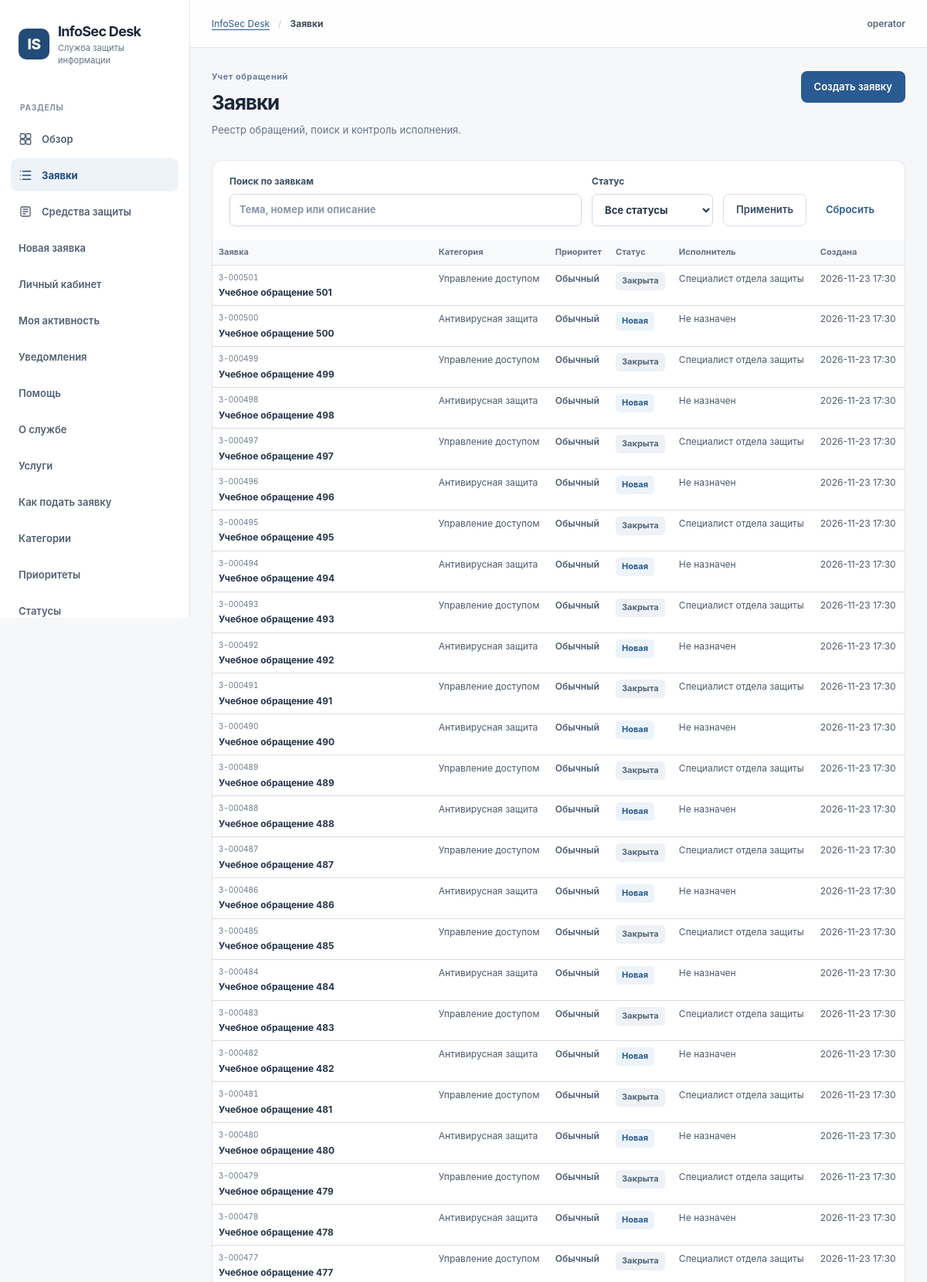
Page /tickets (signed in, upper part) on the committed database.
### tables this page shows
CREATE TABLE users (
    id INTEGER PRIMARY KEY,
    username TEXT NOT NULL UNIQUE COLLATE NOCASE,
    full_name TEXT NOT NULL,
    password_hash TEXT NOT NULL,
    role TEXT NOT NULL CHECK (role IN ('requester', 'operator', 'admin')),
    active INTEGER NOT NULL DEFAULT 1 CHECK (active IN (0, 1)),
    created_at TEXT NOT NULL DEFAULT (datetime('now'))
);

CREATE TABLE tickets (
    id INTEGER PRIMARY KEY,
    title TEXT NOT NULL,
    description TEXT NOT NULL,
    category TEXT NOT NULL CHECK (category IN
       ('access', 'antivirus', 'network', 'crypto', 'backup', 'other')),
    priority TEXT NOT NULL CHECK (priority IN ('low', 'normal', 'high', 'critical')),
    status TEXT NOT NULL DEFAULT 'new' CHECK (status IN
       ('new', 'in_progress', 'on_hold', 'resolved', 'closed')),
    asset_id INTEGER REFERENCES assets(id) ON DELETE RESTRICT,
    author_id INTEGER NOT NULL REFERENCES users(id) ON DELETE RESTRICT,
    assignee_id INTEGER REFERENCES users(id) ON DELETE SET NULL,
    created_at TEXT NOT NULL DEFAULT (datetime('now')),
    updated_at TEXT NOT NULL DEFAULT (datetime('now')),
    closed_at TEXT,
    resolved_at TEXT,
    due_at TEXT
);

### src/infosec_desk/web.py (the view)
    @app.get("/tickets")
    def tickets_page():
        user = require_user()
        status = request.args.get("status", "")
        q = request.args.get("q", "")
        return show(
            "tickets.html",
            "Заявки",
            tickets=service.list_tickets(db_path, user, status, q, limit=500),
            status_filter=status,
            search=q,
        )

### src/infosec_desk/db.py (called while the page is built)
def connect(path: str | Path) -> sqlite3.Connection:
    db = sqlite3.connect(str(path), timeout=10)
    db.row_factory = sqlite3.Row
    db.execute("PRAGMA foreign_keys = ON")
    db.execute("PRAGMA busy_timeout = 5000")
    return db

### src/infosec_desk/security.py (called while the page is built)
def new_csrf_token() -> str:
    return secrets.token_urlsafe(32)

### src/infosec_desk/service.py (called while the page is built)
def find_user(db_path, user_id):
    with connect(db_path) as db:
        row = db.execute(
            "SELECT id,username,full_name,role,active FROM users WHERE id=?", (user_id,)
        ).fetchone()
    return dict(row) if row and row["active"] else None

def _ticket_select():
    return (
        "SELECT t.*, a.name AS asset_name, u.full_name AS author_name,\n"
        "        s.full_name AS assignee_name FROM tickets t\n"
        "        JOIN users u ON t.author_id=u.id\n"
        "        LEFT JOIN users s ON t.assignee_id=s.id\n"
        "        LEFT JOIN assets a ON t.asset_id=a.id"
    )

def list_tickets(db_path, user, status="", query="", limit=None):
    parts, params = ([], [])
    if user["role"] == "requester":
        parts.append("t.author_id=?")
        params.append(user["id"])
    if status in STATUSES:
        parts.append("t.status=?")
        params.append(status)
    if query.strip():
        parts.append("(t.title LIKE ? OR t.description LIKE ? OR CAST(t.id AS TEXT) LIKE ?)")
        params.extend([f"%{query.strip()}%"] * 3)
    where = " WHERE " + " AND ".join(parts) if parts else ""
    with connect(db_path) as db:
        sql = _ticket_select() + where + " ORDER BY t.id DESC"
        if limit is not None:
            sql += " LIMIT ?"
            params.append(int(limit))
        result = db.execute(sql, params)
        return [dict(row) for row in result]

def get_settings(db_path):
    with connect(db_path) as db:
        settings = {
            r["setting_key"]: r["setting_value"]
            for r in db.execute("SELECT * FROM application_settings")
        }
    return {
        "help_email": settings.get("help_email", "Уточняется у администратора"),
        "office_hours": settings.get("office_hours", "Пн-Пт, 09:00-18:00"),
        "site_title": settings.get("site_title", "InfoSec Desk"),
    }

### src/infosec_desk/templates/tickets.html (shortened to what this page needs)
{% extends "base.html" %}
{% block content %}
<div class="page-head">
  <div><p class="section-label">Учет обращений</p><h1>Заявки</h1><p class="page-description">Реестр обращений, поиск и контроль исполнения.</p></div>
  <a href="/tickets/new" class="button primary">Создать заявку</a>
</div>
<section class="panel" aria-label="Реестр заявок">
  <form class="filters" method="get" action="/tickets" role="search">
    <label class="grow" for="ticket-search">Поиск по заявкам
      <input id="ticket-search" name="q" type="search" placeholder="Тема, номер или описание" value="{{ search }}">
    </label>
    <label for="ticket-status">Статус
      <select id="ticket-status" name="status"><option value="">Все статусы</option>{% for key,label in statuses.items() %}<option value="{{ key }}" {% if status_filter == key %}selected{% endif %}>{{ label }}</option>{% endfor %}</select>
    </label>
    <div class="filter-actions"><button class="secondary" type="submit">Применить</button><a class="button quiet" href="/tickets">Сбросить</a></div>
  </form>
  <div class="table-wrap">{% include '_table.html' %}</div>
</section>
{% endblock %}

### src/infosec_desk/templates/base.html (shortened to what this page needs)
<!DOCTYPE html>
<html lang="ru">
<head>
  <link rel="stylesheet" href="/static/style.css?v=4">
</head>
<body>
<div class="layout">
  <aside class="sidebar" aria-label="Навигация">
    <a class="brand" href="/public/overview" aria-label="InfoSec Desk, на главную">
      <span class="brand-mark" aria-hidden="true">IS</span>
      <span><strong>InfoSec Desk</strong><small>Служба защиты информации</small></span>
    </a>
    <div class="sidebar-label">Разделы</div>
    <nav class="menu" aria-label="Главное меню">
      {% if user %}
      <a href="/" class="{{ 'active' if request.path == '/' else '' }}" {% if request.path == '/' %}aria-current="page"{% endif %}>
        Обзор
      </a>
      <a href="/tickets" class="{{ 'active' if request.path.startswith('/tickets') else '' }}" {% if request.path.startswith('/tickets') %}aria-current="page"{% endif %}>
        <svg class="menu-icon" aria-hidden="true" viewBox="0 0 24 24" fill="none" stroke="currentColor" stroke-width="1.7" stroke-linecap="round" stroke-linejoin="round"><path d="M7 5h14M7 12h14M7 19h14"/><path d="M3 5h.01M3 12h.01M3 19h.01"/></svg>
        Заявки
      </a>
      <a href="/assets" class="{{ 'active' if request.path == '/assets' else '' }}" {% if request.path == '/assets' %}aria-current="page"{% endif %}>
        <svg class="menu-icon" aria-hidden="true" viewBox="0 0 24 24" fill="none" stroke="currentColor" stroke-width="1.7" stroke-linecap="round" stroke-linejoin="round"><rect x="4" y="4" width="16" height="16" rx="2"/><path d="M8 8h8M8 12h8M8 16h4"/></svg>
        Средства защиты
      </a>
      <a href="/tickets/new">Новая заявка</a>
      <a href="/profile">Личный кабинет</a>
      <a href="/my-activity">Моя активность</a>
      <a href="/notifications">Уведомления</a>
      <a href="/my-help">Помощь</a>
      {% endif %}
      <a href="/public/overview">О службе</a>
      <a href="/public/services">Услуги</a>
      <a href="/public/submit">Как подать заявку</a>
      <a href="/public/categories">Категории</a>
      <a href="/public/priorities">Приоритеты</a>
      <a href="/public/status">Статусы</a>
    </nav>
  </aside>
  <main class="content" id="main-content">
    <header class="topbar">
      <nav class="topbar-path" aria-label="Хлебные крошки">
        <a href="/public/overview">InfoSec Desk</a><span class="topbar-divider">/</span>
        <strong aria-current="page">{{ title }}</strong>
      </nav>
      <div class="topbar-account">
        <span class="topbar-user">{{ user.username if user else 'Гость' }}</span>
      </div>
    </header>
    <div class="page">
      {% block content %}{% endblock %}
    </div>
  </main>
</div>
</body>
</html>

### src/infosec_desk/templates/_table.html (shortened to what this page needs)
<table class="data-table">
  <thead><tr><th scope="col">Заявка</th><th scope="col">Категория</th><th scope="col">Приоритет</th><th scope="col">Статус</th><th scope="col">Исполнитель</th><th scope="col">Создана</th></tr></thead>
  <tbody>
  {% for t in tickets %}
  <tr>
    <td><a class="ticket-link" href="/tickets/{{ t.id }}"><small>{{ t.id | ticket_no }}</small><strong>{{ t.title }}</strong></a></td>
    <td>{{ categories[t.category] }}</td>
    <td><span class="priority priority-{{ t.priority }}">{{ priorities[t.priority] }}</span></td>
    <td><span class="badge badge-{{ t.status }}">{{ statuses[t.status] }}</span></td>
    <td>{{ t.assignee_name or 'Не назначен' }}</td>
    <td class="nowrap">{{ t.created_at[:16] }}</td>
  </tr>
  {% endfor %}
  </tbody>
</table>

### rows in the picture
users: username "operator"
tickets: id|ticket_no "З-000501", title "Учебное обращение 501", category "Управление доступом", priority "Обычный", status "Закрыта", full_name "Специалист отдела защиты", created_at "2026-11-23 17:30"
tickets: id|ticket_no "З-000500", title "Учебное обращение 500", category "Антивирусная защита", priority "Обычный", status "Новая", assignee_name "Не назначен", created_at "2026-11-23 17:30"
tickets: id|ticket_no "З-000499", title "Учебное обращение 499", category "Управление доступом", priority "Обычный", status "Закрыта", full_name "Специалист отдела защиты", created_at "2026-11-23 17:30"
tickets: id|ticket_no "З-000498", title "Учебное обращение 498", category "Антивирусная защита", priority "Обычный", status "Новая", assignee_name "Не назначен", created_at "2026-11-23 17:30"
tickets: id|ticket_no "З-000497", title "Учебное обращение 497", category "Управление доступом", priority "Обычный", status "Закрыта", full_name "Специалист отдела защиты", created_at "2026-11-23 17:30"
tickets: id|ticket_no "З-000496", title "Учебное обращение 496", category "Антивирусная защита", priority "Обычный", status "Новая", assignee_name "Не назначен", created_at "2026-11-23 17:30"
tickets: id|ticket_no "З-000495", title "Учебное обращение 495", category "Управление доступом", priority "Обычный", status "Закрыта", full_name "Специалист отдела защиты", created_at "2026-11-23 17:30"
tickets: id|ticket_no "З-000494", title "Учебное обращение 494", category "Антивирусная защита", priority "Обычный", status "Новая", assignee_name "Не назначен", created_at "2026-11-23 17:30"
tickets: id|ticket_no "З-000493", title "Учебное обращение 493", category "Управление доступом", priority "Обычный", status "Закрыта", full_name "Специалист отдела защиты", created_at "2026-11-23 17:30"
tickets: id|ticket_no "З-000492", title "Учебное обращение 492", category "Антивирусная защита", priority "Обычный", status "Новая", assignee_name "Не назначен", created_at "2026-11-23 17:30"
tickets: id|ticket_no "З-000491", title "Учебное обращение 491", category "Управление доступом", priority "Обычный", status "Закрыта", full_name "Специалист отдела защиты", created_at "2026-11-23 17:30"
tickets: id|ticket_no "З-000490", title "Учебное обращение 490", category "Антивирусная защита", priority "Обычный", status "Новая", assignee_name "Не назначен", created_at "2026-11-23 17:30"
tickets: id|ticket_no "З-000489", title "Учебное обращение 489", category "Управление доступом", priority "Обычный", status "Закрыта", full_name "Специалист отдела защиты", created_at "2026-11-23 17:30"
tickets: id|ticket_no "З-000488", title "Учебное обращение 488", category "Антивирусная защита", priority "Обычный", status "Новая", assignee_name "Не назначен", created_at "2026-11-23 17:30"
tickets: id|ticket_no "З-000487", title "Учебное обращение 487", category "Управление доступом", priority "Обычный", status "Закрыта", full_name "Специалист отдела защиты", created_at "2026-11-23 17:30"
tickets: id|ticket_no "З-000486", title "Учебное обращение 486", category "Антивирусная защита", priority "Обычный", status "Новая", assignee_name "Не назначен", created_at "2026-11-23 17:30"
tickets: id|ticket_no "З-000485", title "Учебное обращение 485", category "Управление доступом", priority "Обычный", status "Закрыта", full_name "Специалист отдела защиты", created_at "2026-11-23 17:30"
tickets: id|ticket_no "З-000484", title "Учебное обращение 484", category "Антивирусная защита", priority "Обычный", status "Новая", assignee_name "Не назначен", created_at "2026-11-23 17:30"
tickets: id|ticket_no "З-000483", title "Учебное обращение 483", category "Управление доступом", priority "Обычный", status "Закрыта", full_name "Специалист отдела защиты", created_at "2026-11-23 17:30"
tickets: id|ticket_no "З-000482", title "Учебное обращение 482", category "Антивирусная защита", priority "Обычный", status "Новая", assignee_name "Не назначен", created_at "2026-11-23 17:30"
tickets: id|ticket_no "З-000481", title "Учебное обращение 481", category "Управление доступом", priority "Обычный", status "Закрыта", full_name "Специалист отдела защиты", created_at "2026-11-23 17:30"
tickets: id|ticket_no "З-000480", title "Учебное обращение 480", category "Антивирусная защита", priority "Обычный", status "Новая", assignee_name "Не назначен", created_at "2026-11-23 17:30"
tickets: id|ticket_no "З-000479", title "Учебное обращение 479", category "Управление доступом", priority "Обычный", status "Закрыта", full_name "Специалист отдела защиты", created_at "2026-11-23 17:30"
tickets: id|ticket_no "З-000478", title "Учебное обращение 478", category "Антивирусная защита", priority "Обычный", status "Новая", assignee_name "Не назначен", created_at "2026-11-23 17:30"
tickets: id|ticket_no "З-000477", title "Учебное обращение 477", category "Управление доступом", priority "Обычный", status "Закрыта", full_name "Специалист отдела защиты", created_at "2026-11-23 17:30"

### other values in the picture
{{ title }} "Заявки"
